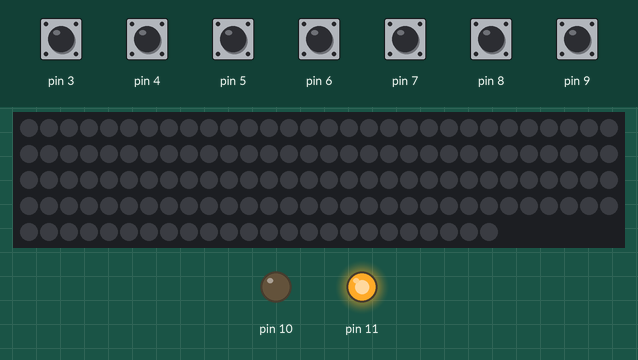
The sketch below on a simulated Arduino Uno, built with avr-gcc and run on an emulated ATmega328P. On the bench: 144 RGB LEDs in strip order, left to right, continuing on the next row, output pins drawn as LEDs (lit = HIGH). Inputs (shaded band) come from the test bench; at power-on: pin 3–9 HIGH. What the sketch prints to the serial monitor is not drawn.

Above: at 1.7 s.
1.8 s: pin 3 pulled LOW for 1 s
At 1.96 s:
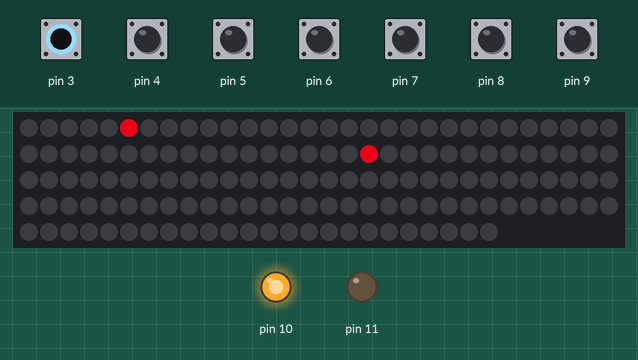
4.3 s: pin 4 pulled LOW for 0.15 s
At 4.9 s:
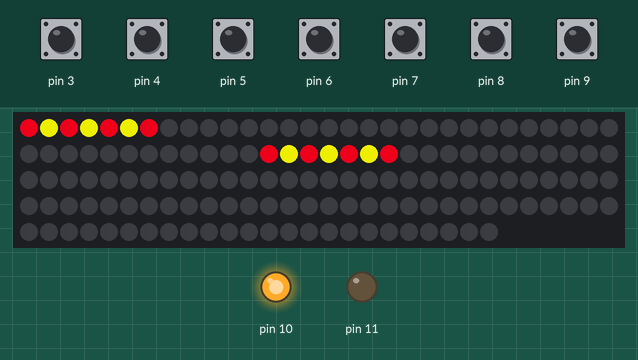
5.9 s: pin 5 pulled LOW for 0.15 s
At 7.2 s:
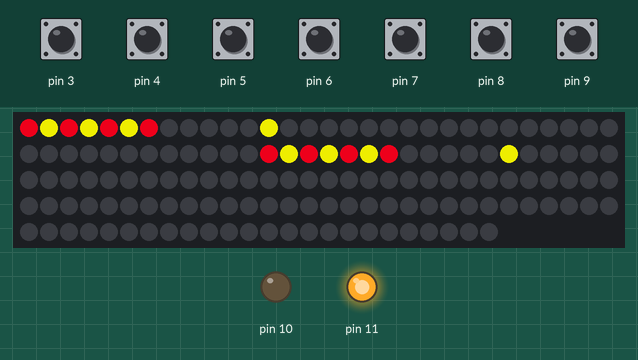
7.5 s: pin 6 pulled LOW for 0.15 s
At 8.5 s:
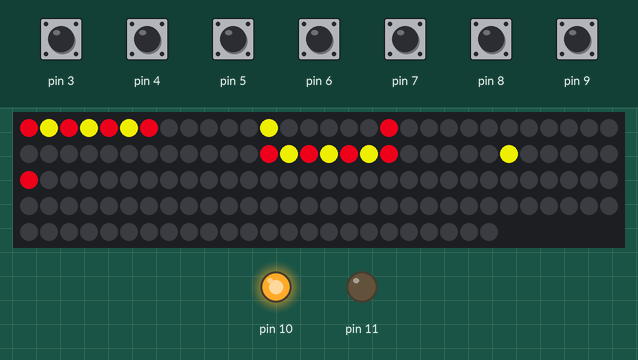
9.1 s: pin 7 pulled LOW for 0.15 s
At 9.8 s:
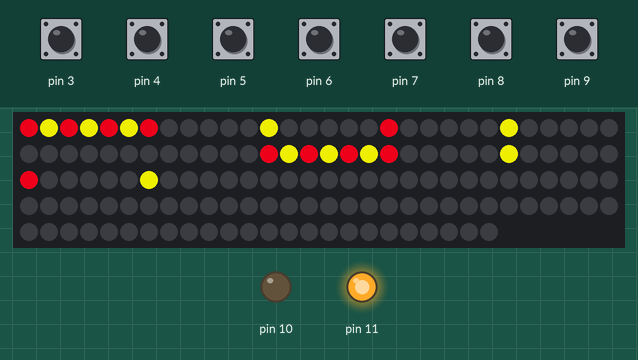
10.7 s: pin 8 pulled LOW for 0.15 s
At 12.1 s:
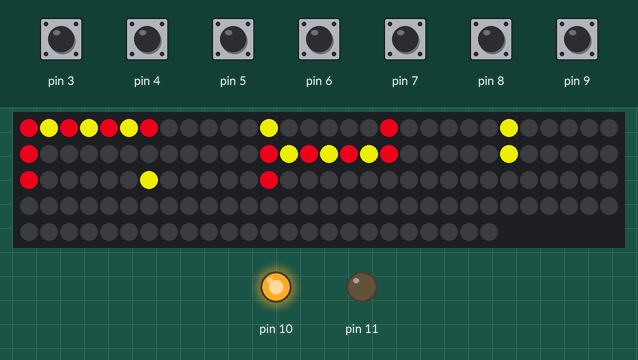
Timing chart, 0 to 13.3 s (numbered marks = the images above; inputs shaded):
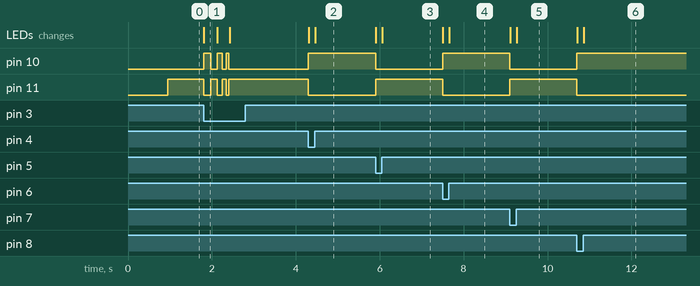

Measured:
- after the input at 1.8 s, pin 10: goes HIGH 0.17 s, LOW 0.16 s, HIGH 0.12 s, LOW 0.09 s, HIGH 0.06 s, then LOW, starting at once; pin 11: goes LOW 0.17 s, HIGH 0.16 s, LOW 0.12 s, HIGH 0.09 s, LOW 0.06 s, then HIGH, starting at once; the LEDs: change at once (image 1)
- after the input at 4.3 s, pin 10: LOW → HIGH at once; pin 11: HIGH → LOW at once; the LEDs: first change at once (image 2 shows a later state)
- after the input at 5.9 s, pin 10: HIGH → LOW at once; pin 11: LOW → HIGH at once; the LEDs: first change at once (image 3 shows a later state)
- after the input at 7.5 s, pin 10: LOW → HIGH at once; pin 11: HIGH → LOW at once; the LEDs: first change at once (image 4 shows a later state)
- after the input at 9.1 s, pin 10: HIGH → LOW at once; pin 11: LOW → HIGH at once; the LEDs: first change at once (image 5 shows a later state)
- after the input at 10.7 s, pin 10: LOW → HIGH at once; pin 11: HIGH → LOW at once; the LEDs: first change at once (image 6 shows a later state)

The sketch:

four_in_a_row.ino
```cpp
#include <Adafruit_NeoPixel.h>

#define PIN      2
#define N_LEDS 144

Adafruit_NeoPixel strip = Adafruit_NeoPixel(N_LEDS, PIN, NEO_GRB + NEO_KHZ800);

//PIXEL_MAP // ROW
//                5  |05|  |11|  |17|  |23|  |29|  |35|  |41|   #   |83|  |77|  |71|  |65|  |59|  |53|  |47|
//                4  |04|  |10|  |16|  |22|  |28|  |34|  |40|   #   |82|  |76|  |70|  |64|  |58|  |52|  |46|
//                3  |03|  |09|  |15|  |21|  |27|  |33|  |39|   #   |81|  |75|  |69|  |63|  |57|  |51|  |45|
//                2  |02|  |08|  |14|  |20|  |26|  |32|  |38|   #   |80|  |74|  |68|  |62|  |56|  |50|  |44|
//                1  |01|  |07|  |13|  |19|  |25|  |31|  |37|   #   |79|  |73|  |67|  |61|  |55|  |49|  |43|
//                0  |00|  |06|  |12|  |18|  |24|  |30|  |36|   #   |78|  |72|  |66|  |60|  |54|  |48|  |42|
//COLUMN              0     1     2     3     4     5     6           0     1     2     3     4     5     6

int matrix[14][6];  //- - - - - - - - - - - - - - - - - - - - - - - - - - - - - - matrix[column][row]
int player=1;   //- - - - - - - - - - - - - - - - - - - - - - - - - - - - - - number 1: red leds - - - number 2: yellow leds
int num_colum;
uint8_t brightless=200;
long long frame;
int animation_delay=30;
int animation_length=0;
long long animation_count=0;
int led1=0,led2=0,led3=0,led4=0;
boolean animation_done=false;
boolean stacked=true;
boolean button_pressed=false;
boolean initialized=false;
boolean win1=false,win2=false;
int r,g,b;

//########################################################### SET_ UP ##################################################################################################
void setup()
{
  strip.begin();
  strip.clear();
  Serial.begin(9600);
  pinMode(3, INPUT_PULLUP);
  pinMode(4, INPUT_PULLUP);
  pinMode(5, INPUT_PULLUP);
  pinMode(6, INPUT_PULLUP);
  pinMode(7, INPUT_PULLUP);
  pinMode(8, INPUT_PULLUP);
  pinMode(9, INPUT_PULLUP);
  pinMode(10, OUTPUT);
  pinMode(11, OUTPUT);
}

//######################################################## LOOP #########################################################################################################
void loop()
{
  frame=millis();

  if(!initialized)
  {
      initializing_leds();
  }

  pushing_button();

  piece_animation(num_colum, frame);

  stacking_pieces(num_colum, player);

  check_win();
}

//################################################### TURN ON ALL LEDS #####################################################################################################
void turn_on_all_leds()
{
  for(int i=0;i<84;i++)
  {
    strip.setBrightness(brightless);
    strip.setPixelColor(i,200,30,30);
    strip.show();
  }
}

//################################################### SUPERIOR_LED #########################################################################################################
//it returns the numbre of most superior burning led of column
int superior_led(int column)
{
  int numero_pixel;
  numero_pixel = (((column + 1) * 6) - 1);
  return numero_pixel;
}


//##################################################### PIECE_ANIMATION ##############################################################################################
//It mades the piece animation
void piece_animation(int col, long long frame)
{
  long long subtraction = frame - animation_count;

  //if
  if( subtraction > animation_delay &&     //if it pass the time of animation delay
      number_pieces(col) < 6             &&     //if number of pieces in column is less than 6 (6 is full of column)
      button_pressed                &&     //if the button is pressed
      total_of_pieces() < 84                  //if not full leds are switched on
    )
  {
    if(button_pressed)
    {
    animation_count=frame;                 //update the account
    strip.setBrightness(brightless);
    strip.setPixelColor(superior_led(col)-animation_length,r,g,b);
    strip.setPixelColor(superior_led(col)-animation_length+42,r,g,b);
    //Serial.print("turn on: ");
    //Serial.println((superior_led(col)-animation_length));
    strip.show();
    if( animation_length!=0 &&
        animation_length<6-number_pieces(col) //if itsn't the last or first positions of column
      )
    {
      strip.setPixelColor((superior_led(col)+1)-animation_length,0);
      strip.setPixelColor((superior_led(col)+1)-animation_length+42,0);
      //Serial.print("apago ");
      //Serial.println((superior_led(col)+1)-animation_length);
      strip.show();
    }
    animation_length++;
    if(animation_length==6-number_pieces(col)) //if it's the last position of column
    {
      animation_done=true;
      animation_length=0;
    }
    }
   }else
   if(total_of_pieces()==42)
   {
    delay(2000);
    animation_done=true;
    initialized=false;
   }
   if(number_pieces(col)==6)
   {
    animation_done=true;
   }

}
//############################################################ TOTAL_OF_PIECES ######################################################################################
//it returns the total of pieces on the game
int total_of_pieces()
{
  int total=0;
  for(int c=0;c<7;c++)
  {
    total += number_pieces(c);
  }
  return total;
}
//############################################################ NEXT_SPACE #####################################################################################
//its return the led number where the piece will be stay in the column
int next_space(int column)
{
  int number_space = 0;

  while (matrix[column][number_space] != 0)
  {
    number_space++;
  }

  return number_space;
}

//########################################################### NUMBER_PIECES ###############################################################################################
//it returns the number of pieces in a column
int number_pieces(int column)
{
  int number_pieces = 0;

  for (int i = 0; i < 6; i++)
  {
    if (matrix[column][i] != 0)
    {
      number_pieces++;
    }
  }
  return number_pieces;
}

//############################################################ COLOR #################################################################################################
//it changes the color depending on the player's number
void color(int &r, int &g, int &b)
{
  if (player == 2)
  {
    r = 255;
    g = 255;
    b = 0;
  }else
  {
    r = 255;
    g = 0;
    b = 30;
  }
}

//############################################################## STACKING PIECES ####################################################################################
//it stacks the piece in the matrix, putting on a number (1,2) according to the player
void stacking_pieces(int col, int player)
{
    if(animation_done)
    {
      animation_done=false;
      if (number_pieces(col) == 6)
      {

      }
      else
      {
        if (number_pieces(col) == 0)  //- - - - - - - - - - - - - - - - - - - - - - - - - - - - if there aren't pieces in column
        {
          if(player==1)
          {
            matrix[col][0] = 1;   // - - - - - - - - - - - - - - - - - - - - - - - - - - - put on the piece in the first column (matrix)
            matrix[col][42] = 1;
          }else
          {
            matrix[col][0] = 2;
            matrix[col][42]= 2;
          }
          //monitor_matrix();
        }
        else   //- - - - - - - - - - - - - - - - - - - - - - - - - - - - - - - - - - - - - if there are pieces in the column
        {
          if(player==1)
          {
             matrix[col][next_space(col)] = 1; // - - - - - - - - - - - - - - - - - - put on the piece in the next space (matrix)
             matrix[col][next_space(col)+41] = 1;
          }
          else
          {
            matrix[col][next_space(col)] = 2; //- - - - - - - - - - - - - - - - - - - put on the piece in the next space (matrix)
            matrix[col][next_space(col)+41] = 2;
          }
          //monitor_matrix();
        }
      }
      stacked=true;
      button_pressed=false;
    }

}

//############################################################### MONITOR_MATRIX ###################################################################################
//it shows on the Serial Monitor the matrix that represents the game
void monitor_matrix()
{
  for (int r = 5; r >=0; r--)
  {
    for (int c = 0; c < 14; c++)
    {
      Serial.print(" |");
      if(matrix[c][r]==1)
      {
        Serial.print("X");
      }else
      if(matrix[c][r]==2)
      {
        Serial.print("O");
      }else
      {
        Serial.print(" ");
      }
      Serial.print("| ");

    }
    Serial.println("");
  }
  Serial.println("-_________________________________-__________________________________-");
}

//################################################################# PUSHING_BUTTON ###################################################################################
void pushing_button()
{
  int sensor3 = digitalRead(3); //column 1
  int sensor4 = digitalRead(4); //column 2
  int sensor5 = digitalRead(5); //column 3
  int sensor6 = digitalRead(6); //column 4
  int sensor7 = digitalRead(7); //column 5
  int sensor8 = digitalRead(8); //column 6
  int sensor9 = digitalRead(9); //column 7
 if(stacked)
 {
  if(sensor3==0)
    {
    if(number_pieces(0)<6)
    {
    //Serial.println("Boton 1");
    num_colum=0;
    switch_player();
    }
    button_pressed=true;
    stacked=false;
    }

    if(sensor4==0)
    {
    if(number_pieces(1)<6)
    {
    //Serial.println("Boton 2");
    num_colum=1;
    switch_player();
    }
    button_pressed=true;
    stacked=false;
    }

    if(sensor5==0)
    {
    if(number_pieces(2)<6)
    {
    //Serial.println("Boton 3");
    num_colum=2;
    switch_player();
    }
    button_pressed=true;
    stacked=false;
    }

    if(sensor6==0)
     {
     if(number_pieces(3)<6)
    {
     //Serial.println("Boton 4");
     num_colum=3;
     switch_player();
    }
     button_pressed=true;
     stacked=false;
     }
    if(sensor7==0)
    {
    if(number_pieces(4)<6)
    {
    //Serial.println("Boton 5");
    num_colum=4;
    switch_player();
    }
    button_pressed=true;
    stacked=false;
    }

    if(sensor8==0)
    {
    if(number_pieces(5)<6)
    {
    //Serial.println("Boton 6");
    num_colum=5;
    switch_player();
    }
    button_pressed=true;
    stacked=false;
    }

    if(sensor9==0)
    {
    if(number_pieces(6)<6)
    {
    //Serial.println("Boton 7");
    num_colum=6;
    switch_player();
    }
    button_pressed=true;
    stacked=false;
   }
  }
  color(r,g,b);
}

//################################################################ NUM_LED ############################################################################################
//it returns the number of led in a column and a row
int num_led(int colum, int row)
{
  int num_led;

  num_led = colum*6 + row;

  return num_led;
}

//################################################################ FINAL ANIMATION ####################################################################################
void final_animation()
{
  color(r,g,b);
  for(int i=0;i<10;i++)
  {
    strip.setPixelColor(led1,r,g,b);
    strip.setPixelColor(led2,r,g,b);
    strip.setPixelColor(led3,r,g,b);
    strip.setPixelColor(led4,r,g,b);
    strip.setPixelColor(led1+42,r,g,b);
    strip.setPixelColor(led2+42,r,g,b);
    strip.setPixelColor(led3+42,r,g,b);
    strip.setPixelColor(led4+42,r,g,b);
    Serial.println("led1: ");
    Serial.print(led1);
    Serial.println("");
    Serial.println("led2: ");
    Serial.print(led2);
    Serial.println("");
    Serial.println("led3: ");
    Serial.print(led3);
    Serial.println("");
    Serial.println("led4: ");
    Serial.print(led4);
    Serial.println("");
    strip.show();
    delay(200);

    strip.setPixelColor(led1,0);
    strip.setPixelColor(led2,0);
    strip.setPixelColor(led3,0);
    strip.setPixelColor(led4,0);
    strip.setPixelColor(led1+42,0);
    strip.setPixelColor(led2+42,0);
    strip.setPixelColor(led3+42,0);
    strip.setPixelColor(led4+42,0);

    strip.show();

    delay(500);

  }
  initialized=false;
}
//################################################################ WIN_CONDITION ###################################################################################
void check_win()
{
  if(!win1&&!win2)
  {
  check_rows();
  check_columns();
  check_right();
  check_left();
  }else
  if(win1)
  {
    player=1;
    Serial.println("WIN1");
    final_animation();
  }else
  if(win2)
  {
    player=2;
    final_animation();
  }
}

//##################################################################### CHECK_COLUMNS #################################################################################
//it checks the columns
void check_columns()
{
  for(int c=0;c<7;c++)
  {
    for(int f=0;f<3;f++)
    {
      if(matrix[c][f]==1&&matrix[c][f+1]==1&&matrix[c][f+2]==1&&matrix[c][f+3]==1)
      {
        led1=num_led(c,f);
        led2=num_led(c,f+1);
        led3=num_led(c,f+2);
        led4=num_led(c,f+3);
        win1=true;
        break;
      }else
      if(matrix[c][f]==2&&matrix[c][f+1]==2&&matrix[c][f+2]==2&&matrix[c][f+3]==2)
      {
        led1=num_led(c,f);
        led2=num_led(c,f+1);
        led3=num_led(c,f+2);
        led4=num_led(c,f+3);
        win2=true;
        break;
      }
    }
  }
}

//##################################################################### CHECK_ROWS #####################################################################################
//it checks the rows
void check_rows()
{
  for(int f=0;f<5;f++)
  {
    for(int c=0;c<4;c++)
    {
      if(matrix[c][f]==1&&matrix[c+1][f]==1&&matrix[c+2][f]==1&&matrix[c+3][f]==1)
      {
        led1=num_led(c,f);
        led2=num_led(c+1,f);
        led3=num_led(c+2,f);
        led4=num_led(c+3,f);
        win1=true;
        break;
      }else
      if(matrix[c][f]==2&&matrix[c+1][f]==2&&matrix[c+2][f]==2&&matrix[c+3][f]==2)
      {
        led1=num_led(c,f);
        led2=num_led(c+1,f);
        led3=num_led(c+2,f);
        led4=num_led(c+3,f);
        win2=true;
        break;
      }
    }
  }
}

//##################################################################### CHECK_RIGHT ####################################################################################
//it checks the diagonal to right
void check_right()
{
    for(int c=0;c<4;c++)
  {
    for(int f=0;f<3;f++)
    {
      if(matrix[c][f]==1&&matrix[c+1][f+1]==1&&matrix[c+2][f+2]==1&&matrix[c+3][f+3]==1)
      {
        led1=num_led(c,f);
        led2=num_led(c+1,f+1);
        led3=num_led(c+2,f+2);
        led4=num_led(c+3,f+3);
        win1=true;
        break;
      }else
      if(matrix[c][f]==2&&matrix[c+1][f+1]==2&&matrix[c+2][f+2]==2&&matrix[c+3][f+3]==2)
      {
        led1=num_led(c,f);
        led2=num_led(c+1,f+1);
        led3=num_led(c+2,f+2);
        led4=num_led(c+3,f+3);
        win2=true;
        break;
      }
    }
  }
}

//##################################################################### CHECK_LEFT #####################################################################################
//it checks the diagonal to left
void check_left()
{
  for(int c=0;c<4;c++)
  {
    for(int f=5;f>2;f--)
    {
      if(matrix[c][f]==1&&matrix[c+1][f-1]==1&&matrix[c+2][f-2]==1&&matrix[c+3][f-3]==1)
      {
        led1=num_led(c,f);
        led2=num_led(c+1,f-1);
        led3=num_led(c+2,f-2);
        led4=num_led(c+3,f-3);
        win1=true;
        break;
      }else
      if(matrix[c][f]==2&&matrix[c+1][f-1]==2&&matrix[c+2][f-2]==2&&matrix[c+3][f-3]==2)
      {
        led1=num_led(c,f);
        led2=num_led(c+1,f-1);
        led3=num_led(c+2,f-2);
        led4=num_led(c+3,f-3);
        win2=true;
        break;
      }
    }
  }
}

//##################################################################### SWITCH_PLAYER ###################################################################################
void switch_player()
{
        if(player==1)
        {
          player=2;
          digitalWrite(11,HIGH);  //it changes the ground with transistors
          digitalWrite(10,LOW);   //it changes the ground with transistors
        }else
        {
          player=1;
          digitalWrite(11,LOW);
          digitalWrite(10,HIGH);
        }
}

//################################################################## INITIALIZING LEDS #################################################################################
//it initializes all the game with the defautl parameters
void initializing_leds()
{
  for(int i=0;i<84;i++)
  {
    strip.setPixelColor(i,0);
    strip.show();
  }
  win1=false;
  win2=false;
  strip.clear();
  for(int c=0;c<14;c++)
  {
    for(int f=0;f<6;f++)
    {
      matrix[c][f]=0;
    }
  }
  monitor_matrix();
  digitalWrite(11,HIGH);
  digitalWrite(10,LOW);
  player=2;
  initialized=true;
}
```
